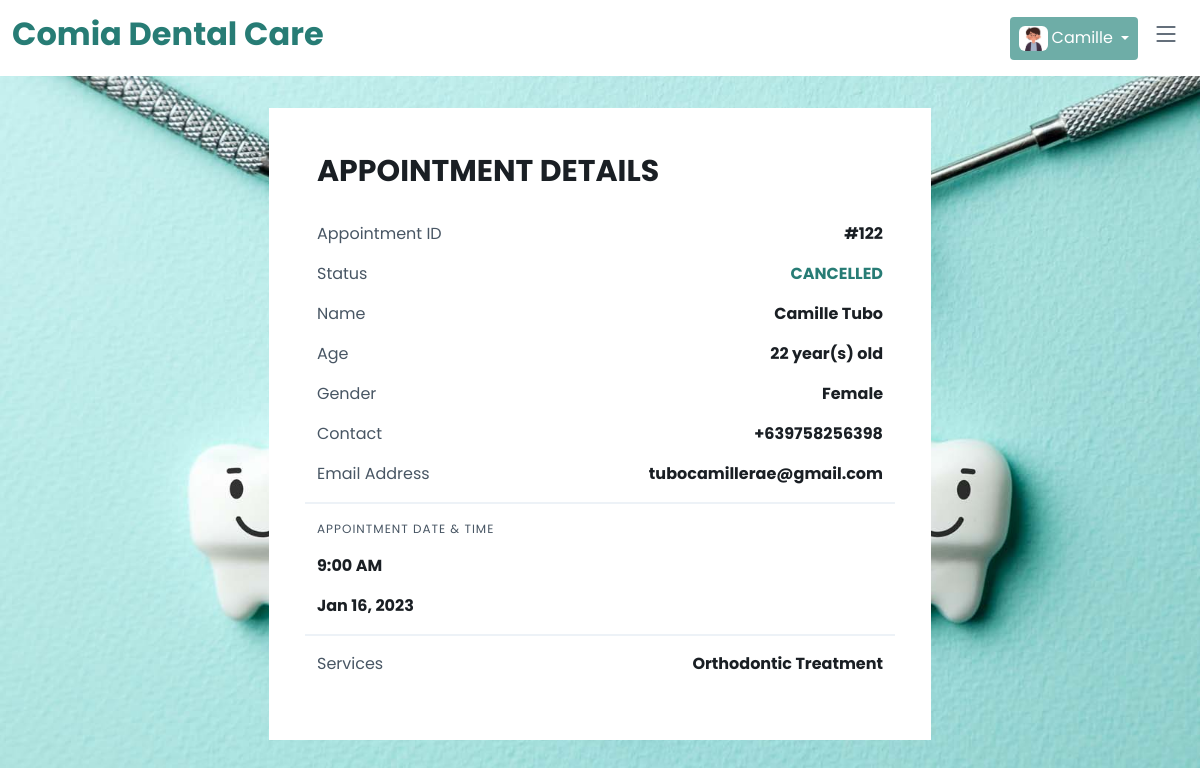
Page /my-appointment.php?appointment_id=122 (signed in) on the committed database.
### tables this page shows
CREATE TABLE `tbl_user` (
  `user_id` int(11) NOT NULL,
  `firstname` varchar(255) DEFAULT NULL,
  `lastname` varchar(255) DEFAULT NULL,
  `contact` varchar(255) DEFAULT NULL,
  `email` varchar(255) DEFAULT NULL,
  `password` varchar(255) DEFAULT NULL,
  `verified` varchar(255) DEFAULT NULL,
  `vkey` varchar(255) DEFAULT NULL,
  `profile_image` varchar(255) DEFAULT NULL,
  `birthdate` date NOT NULL
);

CREATE TABLE `tbl_appointment` (
  `appointment_id` int(11) NOT NULL,
  `user_id` int(11) NOT NULL,
  `firstname` varchar(255) NOT NULL,
  `lastname` varchar(255) NOT NULL,
  `gender` varchar(255) NOT NULL,
  `age` int(11) NOT NULL,
  `contact` varchar(255) NOT NULL,
  `appointment_date` date NOT NULL,
  `appointment_time` time NOT NULL,
  `service` varchar(255) NOT NULL,
  `dentist` varchar(255) NOT NULL,
  `status` varchar(255) NOT NULL,
  `description` varchar(255) NOT NULL,
  `payment` decimal(10,2) NOT NULL,
  `date_completed` date NOT NULL,
  `time_completed` time NOT NULL,
  `reason` varchar(255) NOT NULL,
  `reason2` varchar(55) NOT NULL,
  `request` text NOT NULL,
  `diagram` text NOT NULL
);

### my-appointment.php (the view, shortened to what this page needs)
<?php
include './database/config.php';
include './components/header.php';
if(!isset($_GET['appointment_id'])) {
    ?>
<script>
location.href = 'appointment-list.php';
</script>
<?php
} else {
    $appointment_id = $_GET['appointment_id'];
        ?>
<?php
}
 ?>
<section class="mt-5 mx-4">
    <?php
    $user_id = $_SESSION['user_id'];
    $get_email = mysqli_query($conn, "SELECT * FROM tbl_user WHERE user_id = $user_id");
    $fetch = mysqli_fetch_array($get_email);
    $get_appointment = mysqli_query($conn, "SELECT * FROM tbl_appointment WHERE appointment_id = $appointment_id AND user_id = $user_id");
    foreach($get_appointment as $row) {
    ?>
    <div class="row d-flex justify-content-center">
        <div class="col-sm-10 col-md-7">
            <div class="bg-white p-5 border-0">
                <h1 class="sm-text-lg all-font-roboto"
                    style="font-weight: 700; line-height: 100%; margin: 0; margin-bottom: 4px; font-size: 30px;">
                    <?php
                    if($row['status'] == 'COMPLETED') {
                        ?>
                        COMPLETED TRANSACTION DETAILS
                        <?php
                    } else {
                        ?>
                        APPOINTMENT DETAILS
                        <?php
                    }
                    ?>
                </h1>
                <div style="line-height: 32px;">&zwnj;</div>
                <div class="row">
                    <div class="col-md-6">
                        <p class="text-secondary">Appointment ID</p>
                    </div>
                    <div class="col-md-6 text-md-end">
                        <p class="fw-bold">#<?= $row['appointment_id'] ?></p>
                    </div>
                </div>
                <?php
                if($row['status'] != 'COMPLETED') {
                ?>
                <div class="row">
                    <div class="col-md-6">
                        <p class="text-secondary">Status</p>
                    </div>
                    <div class="col-md-6 text-md-end">
                        <p style="color: #277c75;" class="fw-bold"><?= $row['status'] ?></p>
                    </div>
                </div>
                <?php
                }
                ?>
                <div class="row">
                    <div class="col-md-6">
                        <p class="text-secondary">Name</p>
                    </div>
                    <div class="col-md-6 text-md-end">
                        <p class="fw-bold"><?= $row['firstname'] . ' ' . $row['lastname'] ?></p>
                    </div>
                </div>
                <div class="row">
                    <div class="col-md-6">
                        <p class="text-secondary">Age</p>
                    </div>
                    <div class="col-md-6 text-md-end">
                        <p class="fw-bold"><?= $row['age'] . ' year(s) old' ?></p>
                    </div>
                </div>
                <div class="row">
                    <div class="col-md-6">
                        <p class="text-secondary">Gender</p>
                    </div>
                    <div class="col-md-6 text-md-end">
                        <p class="fw-bold"><?= $row['gender'] ?></p>
                    </div>
                </div>
                <div class="row">
                    <div class="col-md-6">
                        <p class="text-secondary">Contact</p>
                    </div>
                    <div class="col-md-6 text-md-end">
                        <p class="fw-bold"><?= '+63'.$row['contact'] ?></p>
                    </div>
                </div>
                <div class="row">
                    <div class="col-md-6">
                        <p class="text-secondary">Email Address</p>
                    </div>
                    <div class="col-md-6 text-md-end">
                        <p class="fw-bold"><?= $fetch['email'] ?></p>
                    </div>
                </div>
                <div class="row mb-3">
                    <div style="background-color: #edf2f7; height: 2px; line-height: 2px;">&zwnj;</div>
                </div>
                <div class="row">
                    <div class="col-md-6">
                        <p style="font-size: 12px; text-transform: uppercase; letter-spacing: 1px;" class="text-secondary">Appointment Date & Time</p>
                        <p class="fw-bold"><?php if($row['appointment_time'] != '00:00:00') { echo date('g:i A', strtotime($row['appointment_time'])); } else { echo 'N/A'; } ?></p>
                        <p class="fw-bold"><?= date('M d, Y', strtotime($row['appointment_date'])) ?></p>
                    </div>
                </div>
                <div class="row mb-3">
                    <div style="background-color: #edf2f7; height: 2px; line-height: 2px;">&zwnj;</div>
                </div>
                <div class="row">
                    <div class="col-md-6">
                        <p class="text-secondary">Services</p>
                    </div>
                    <div class="col-md-6 text-md-end">
                        <p class="fw-bold"><?= $row['service'] ?></p>
                    </div>
                </div>
            </div>
        </div>
    </div>
    <?php
    }
    ?>
</section>
<?php include './components/bottom.php'; ?>

### components/header.php (shortened to what this page needs)
<!DOCTYPE html>
<html lang="en">
<head>
    <link href="assets/vendor/bootstrap/css/bootstrap.min.css" rel="stylesheet">
    <link href="assets/vendor/bootstrap-icons/bootstrap-icons.css" rel="stylesheet">
    <link href="assets/vendor/aos/aos.css" rel="stylesheet">
    <link href="assets/vendor/glightbox/css/glightbox.min.css" rel="stylesheet">
    <link href="assets/vendor/swiper/swiper-bundle.min.css" rel="stylesheet">
    <link href="assets/css/variables.css" rel="stylesheet">
    <link rel="stylesheet" href="https://cdnjs.cloudflare.com/ajax/libs/font-awesome/6.2.1/css/all.min.css"
 />
    <link href="assets/css/main.css" rel="stylesheet">
    <link rel="stylesheet" type="text/css" href="./assets/slick-1.8.1/slick/slick.css"/>
    <link rel="stylesheet" type="text/css" href="./assets/slick-1.8.1/slick/slick-theme.css"/>
    <link rel="stylesheet" href="https://cdn.datatables.net/1.13.1/css/jquery.dataTables.min.css">
</head>
<body>
    <header id="header" class="header fixed-top bg-white" data-scrollto-offset="0">
        <div class="container-fluid d-flex align-items-center justify-content-between">
            <a href="index.php" class="logo d-flex align-items-center scrollto me-auto me-lg-0">
                <h1 class="d-none d-sm-block" style="font-weight: bold !important; color: #277c75 !important;">Comia
                    Dental Care</h1>
            </a>
            <nav id="navbar" class="navbar ">
                <i class="bi bi-list mobile-nav-toggle d-none"></i>
            </nav>
            <?php
            if(!isset($_SESSION['user_id'])) {
            ?>
            <a class="btn-getstarted scrollto" href="login.php">Login</a>
            <?php
            } else {
                $user_id = $_SESSION['user_id'];
                $get_account = mysqli_query($conn, "SELECT * FROM tbl_user WHERE user_id = $user_id");
                $row = mysqli_fetch_array($get_account);
            ?>
            <div class="dropdown">
                <a class="btn dropdown-toggle btn-getstarted scrollto d-flex align-items-center gap-1 px-2" href="#" role="button" data-bs-toggle="dropdown" aria-expanded="false">
                    <div class="rounded" style="height: 25px; overflow: hidden;">
                    <img class="h-100" src="./assets/img/profile_image/<?= $row['profile_image'] ?>" alt="">
                    </div>
                    <?php echo $_SESSION['fname']; ?>
                </a>
            </div>
            <?php
            }
            ?>
        </div>
    </header>

### assets/css/variables.css (style rules this page uses)
:root { --font-default: 'Poppins', sans-serif; --font-primary: 'Poppins', sans-serif; --font-secondary: 'Poppins', sans-serif; --color-default: #1a1f24; --color-default-rgb: 26, 31, 36; --color-links: #6eada7; --color-links-hover: #2a6861; --color-primary: #6eada7; --color-primary-light: #2a6861; --color-primary-dark: #2a6861; --color-primary-rgb: 14, 162, 189; --color-primary-light-rgb: 30, 195, 224; --color-primary-dark-rgb: 1, 137, 161; --color-secondary: #485664; --color-secondary-light: #8f9fae; --color-secondary-dark: #3a4753; --color-secondary-rgb: 72, 86, 100; --color-secondary-light-rgb: 143, 159, 174; --color-secondary-dark-rgb: 58, 71, 83; --color-blue: #0d6efd; --color-blue-rgb: 13, 110, 253; --color-indigo: #6610f2; --color-indigo-rgb: 102, 16, 242; --color-purple: #6f42c1; --color-purple-rgb: 111, 66, 193; --color-pink: #f3268c; --color-pink-rgb: 243, 38, 140; --color-red: #df1529; --color-red-rgb: 223, 21, 4; --color-orange: #fd7e14; --color-orange-rgb: 253, 126, 20; --color-yellow: #ffc107; --color-yellow-rgb: 255, 193, 7; --color-green: #059652; --color-green-rgb: 5, 150, 82; --color-teal: #20c997; --color-teal-rgb: 32, 201, 151; --color-cyan: #0dcaf0; --color-cyan-rgb: 13, 202, 240; --color-white: #ffffff; --color-white-rgb: 255, 255, 255; --color-gray: #6c757d; --color-gray-rgb: 108, 117, 125; --color-black: #000000; --color-black-rgb: 0, 0, 0; }
:root { --bs-blue: var(--color-blue); --bs-indigo: var(--color-indigo); --bs-purple: var(--color-purple); --bs-pink: var(--color-pink); --bs-red: var(--color-red); --bs-orange: var(--color-orange); --bs-yellow: var(--color-yellow); --bs-green: var(--color-green); --bs-teal: var(--color-teal); --bs-cyan: var(--color-cyan); --bs-white: var(--color-white); --bs-gray: var(--color-gray); --bs-gray-dark: #343a40; --bs-gray-100: #f8f9fa; --bs-gray-200: #e9ecef; --bs-gray-300: #dee2e6; --bs-gray-400: #ced4da; --bs-gray-500: #adb5bd; --bs-gray-600: #6c757d; --bs-gray-700: #495057; --bs-gray-800: #343a40; --bs-gray-900: #212529; --bs-primary: var(--color-blue); --bs-secondary: var(--color-blue); --bs-success: #198754; --bs-info: #0dcaf0; --bs-warning: #ffc107; --bs-danger: #dc3545; --bs-light: #f8f9fa; --bs-dark: #212529; --bs-primary-rgb: var(--color-primary-rgb); --bs-secondary-rgb: var(--color-secondary-rgb); --bs-success-rgb: 25, 135, 84; --bs-info-rgb: 13, 202, 240; --bs-warning-rgb: 255, 193, 7; --bs-danger-rgb: 220, 53, 69; --bs-light-rgb: 248, 249, 250; --bs-dark-rgb: 33, 37, 41; --bs-white-rgb: var(--color-white-rgb); --bs-black-rgb: var(--color-black-rgb); --bs-body-color-rgb: var(--color-default-rgb); --bs-body-bg-rgb: 255, 255, 255; --bs-font-sans-serif: var(--font-default); --bs-font-monospace: SFMono-Regular, Menlo, Monaco, Consolas, "Liberation Mono", "Courier New", monospace; --bs-gradient: linear-gradient(180deg, rgba(255, 255, 255, 0.15), rgba(255, 255, 255, 0)); --bs-body-font-family: var(--font-default); --bs-body-font-size: 1rem; --bs-body-font-weight: 400; --bs-body-line-height: 1.5; --bs-body-color: var(--color-default); --bs-body-bg: #fff; }
.bg-white { background-color: var(--color-white) !important; }

### assets/css/main.css (style rules this page uses)
:root { scroll-behavior: smooth; }
a { color: var(--color-links); text-decoration: none; }
h1, h2, h3, h4, h5, h6 { font-family: 'Poppins', sans-serif; }
section { padding: 60px 0; overflow: hidden; }
.header { padding: 15px 0; transition: all 0.5s; z-index: 997; }
.header .logo h1 { font-size: 32px; font-weight: 300; color: var(--color-secondary); font-family: 'Poppins', sans-serif; }
.header .btn-getstarted, .header .btn-getstarted:focus { font-size: 16px; color: var(--color-white); background: var(--color-primary); padding: 8px 23px; border-radius: 4px; transition: 0.3s; font-family: 'Poppins', sans-serif; }
@media (max-width: 1279px) { .header .btn-getstarted, .header .btn-getstarted:focus { margin-right: 50px; } }
@media (max-width: 1279px) { .navbar { position: fixed; top: 0; left: -100%; width: calc(100% - 70px); bottom: 0; transition: 0.3s; z-index: 9997; } }
@media (max-width: 1279px) { .mobile-nav-toggle { display: block !important; color: var(--color-secondary); font-size: 28px; cursor: pointer; line-height: 0; transition: 0.5s; position: fixed; top: 20px; z-index: 9999; right: 20px; } }

### my-appointment.php (style rules this page uses)
body { background-image: url('assets/img/dental.jpg'); background-attachment: fixed; background-size: cover; }

### rows in the picture
tbl_user: profile_image (placeholder picture)
tbl_appointment: shows "APPOINTMENT DETAILS", appointment_id "122", status "CANCELLED", firstname "Camille", lastname "Tubo", age "22", gender "Female", contact "9758256398", user.email "tubocamillerae@gmail.com", appointment_time "9:00 AM", appointment_date "Jan 16, 2023", service "Orthodontic Treatment"

### other values in the picture
$_SESSION['fname'] "Camille"
